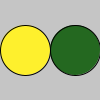
Frame 1 (no input)
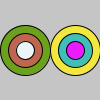
Frame 2 (the mouse pressed at the canvas centre, redrawn once)

The Processing sketch that drew these frames (run headless with seeded random() and noise(); the mouse was pressed at the canvas centre and the sketch redrawn once):

// Processing sketch: TargetProgram
// ── TargetProgram.pde
//********** Target Practice ************
Target one, two;
void setup() {
  noLoop();
}
void draw() {
  background(197);
  one = new Target(25,50);
  two = new Target(75,50);
  one.show();
  two.show();
}
void mousePressed() {
  redraw();
}
class Target {
  int numRings, myX, myY;
  Target(int x, int y) {  //constructor initializes the 3 variables
    numRings = 1+(int)(3*Math.random());
    myX = x;
    myY = y;
  }
 void show() {
   int siz = 50;
   for(int i = 0; i < numRings; i++) {
      fill( (int) (Math.random()*256), (int) (Math.random()*256), (int) (Math.random()*256) );
      ellipse(myX,myY,siz,siz);
      siz-=16;
    }
  }
}
